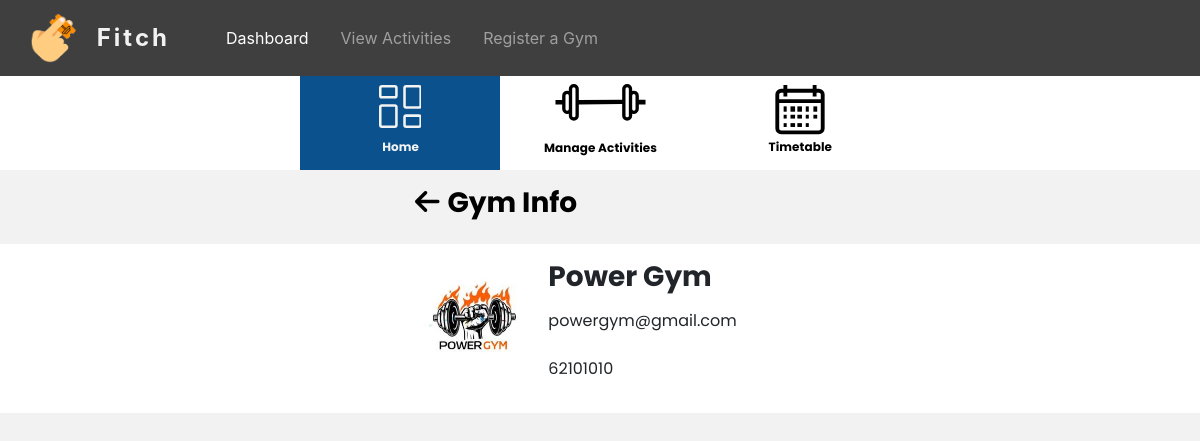
Screenshot of /Gym/gymProfile (signed in) with the database file from the repository.
### tables this page shows
CREATE TABLE `gym_information` (
  `id` int(11) NOT NULL,
  `gym_id` int(20) NOT NULL,
  `gym_name` varchar(255) NOT NULL,
  `gym_address` varchar(255) NOT NULL,
  `photo` varchar(255) NOT NULL,
  `latitude` varchar(255) NOT NULL,
  `longitude` varchar(255) NOT NULL,
  `gym_email` varchar(255) NOT NULL,
  `phone_number` varchar(255) NOT NULL,
  `abn` int(20) NOT NULL
);

### app/libraries/Core.php (called while the page is built, shortened)
<?php
class Core
{
  protected $currentMethod = 'index';
  public function __construct()
  {
    $url = $this->getUrl();
    if (file_exists('../app/controllers/' . ucwords($url[0]) . '.php')) {
      unset($url[0]);
    }
    $this->currentController = new $this->currentController;
    if (isset($url[1])) {
      if (method_exists($this->currentController, $url[1])) {
        $this->currentMethod = $url[1];
        unset($url[1]);
      }
    }
    $this->params = $url ? array_values($url) : [];
    call_user_func_array([$this->currentController, $this->currentMethod], $this->params);
  }
  public function getUrl()
  {
    if (isset($_GET['url'])) {
      $url = rtrim($_GET['url'], '/');
      $url = filter_var($url, FILTER_SANITIZE_URL);
      $url = explode('/', $url);
      return $url;
    }
  }
}

### public/index.php (called while the page is built, shortened)
<?php
  $init = new Core;

### app/libraries/Database.php (called while the page is built, shortened)
<?php
class Database
{
  private $host = DB_HOST;
  private $user = DB_USER;
  private $pass = DB_PASS;
  private $dbname = DB_NAME;
  private $dbh;
  private $stmt;
  public function __construct()
  {
    $dsn = 'mysql:host=' . $this->host . ';dbname=' . $this->dbname;
    $options = array(
      PDO::ATTR_PERSISTENT => true,
      PDO::ATTR_ERRMODE => PDO::ERRMODE_EXCEPTION
    );
    try {
      $this->dbh = new PDO($dsn, $this->user, $this->pass, $options);
    } catch (PDOException $e) {
      $this->error = $e->getMessage();
      echo $this->error;
    }
  }
  public function query($sql)
  {
    $this->stmt = $this->dbh->prepare($sql);
  }
  public function bind($param, $value, $type = null)
  {
    if (is_null($type)) {
      switch (true) {
        default:
          $type = PDO::PARAM_STR;
      }
    }
    $this->stmt->bindValue($param, $value, $type);
  }
  public function execute()
  {
    return $this->stmt->execute();
  }
  public function single()
  {
    $this->execute();
    return $this->stmt->fetch(PDO::FETCH_OBJ);
  }
}

### app/models/Account.php (called while the page is built, shortened)
<?php
class Account
{
    private $db;
    public function __construct()
    {
        $this->db = new Database;
    }
    public function fetchGymInformation($gym_id)
    {
        $this->db->query('SELECT * FROM gym_information WHERE gym_id = :gym_id');
        $this->db->bind(':gym_id', $gym_id);
        $row = $this->db->single();
        if ($this->db->rowCount() > 0) {
            return $row;
        }
    }
}

### app/views/Gym/gymprofile.php (the view, shortened to what this page needs)
<?php require APPROOT . '/views/Gym/dashboardmenu.php'; ?>
<div class="container-fluid">
    <div class=" row justify-content-center">
        <div class="col-sm-12 col-xl-4">
            <div class="row mt-3">
                <div class="col-8" style="flex-direction: row;">
                    <h3><b><span><a href="<?php echo URLROOT; ?>/Gym"><i style="color:black;" class="fas fa-arrow-left"></i></a></span><span class="pl-2" style="color:black;">Gym Info</span></b></h3>
                </div>
                <div class="col-4 text-right">
                </div>
            </div>
        </div>
    </div>
    <div class="row justify-content-center mt-3 pt-3 pb-3" style="background-color:white;">
        <div class="col-sm-12 col-xl-4">
            <div class="row justify-content-center">
                <div class="col-4 pr-0">
                    <?php
                    if ($data['photo'] !== "") {
                        echo '<img class="img-fluid rounded" style=" display:block; height:auto; max-width:100%;" src="' . URLROOT . '/uploads/' . $data['photo'] . '">';
                    } else {
                        echo '<img class="img-fluid rounded" style=" display:block; height:auto; max-width:100%;" src="' . URLROOT . '/images/gym-default.png">';
                    }
                    ?>
                </div>
                <div class="col-8">
                    <div class="row justify-content-center">
                        <div class="col-12">
                            <h3><b><?php echo $data['gym_name'] ?></b></h3>
                        </div>
                    </div>
                    <div class="row mt-2">
                        <div class="col-12">
                            <p><?php echo $data['gym_email']; ?></p>
                        </div>
                    </div>
                    <div class="row mt-2">
                        <div class="col-12">
                            <p><?php echo $data['phone_number']; ?></p>
                        </div>
                    </div>
                </div>
            </div>
        </div>
    </div>
</div>

### public/css/style.css (style rules this page uses)
body { padding-top: 65px; }
h3 { font-family: "Poppins", sans-serif; }
p { font-family: "Poppins", sans-serif; }
* { margin: 0; padding: 0; }
body { background-color: #f2f2f2; }

### rows the page displays
gym_information: photo (picture), gym_name "Power Gym", gym_email "powergym@gmail.com", phone_number "62101010"
